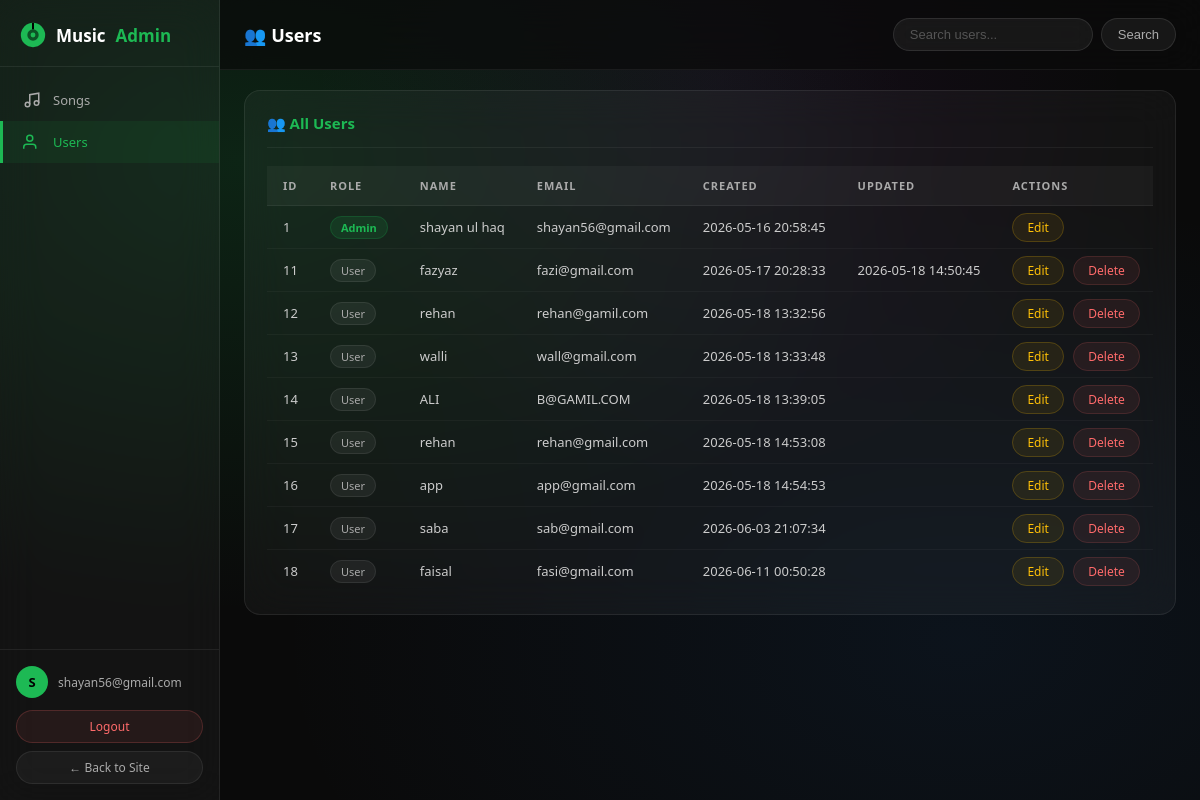
/admin.php?section=users (signed in), run on an earlier commit of the app's database.
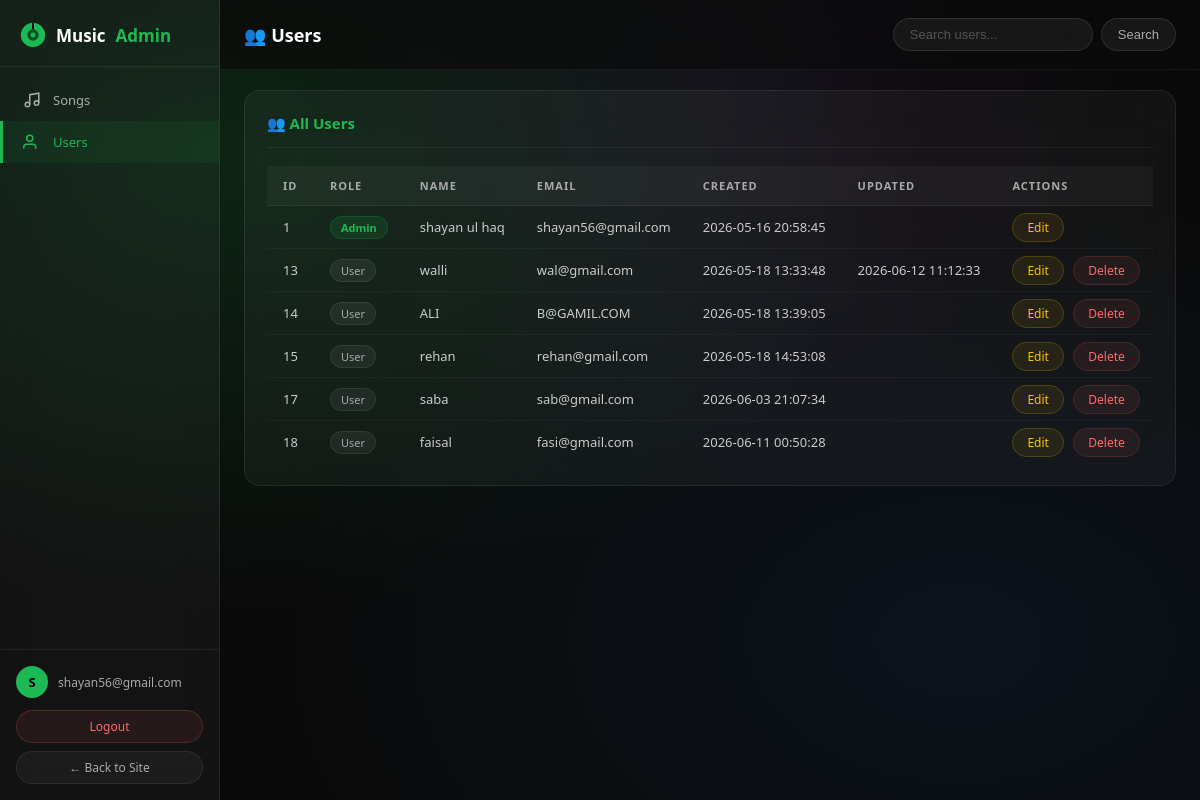
And on a later commit of the database.
### tables this page shows
CREATE TABLE `userdetails` (
  `id` int(11) NOT NULL,
  `rol_id` int(11) DEFAULT NULL,
  `u_name` varchar(100) NOT NULL,
  `u_email` varchar(100) NOT NULL,
  `u_pass` varchar(100) DEFAULT NULL,
  `created_at` timestamp NOT NULL DEFAULT current_timestamp(),
  `update_at` timestamp NULL DEFAULT NULL
);

### admin.php (the view, shortened to what this page needs)
<?php
include("connection.php");
if (isset($_GET['search'])) {
    $search   = $_GET['search'];
    $usersRes = mysqli_query($conn, "SELECT * FROM userdetails WHERE u_name LIKE '%$search%'");
} else {
    $usersRes = mysqli_query($conn, "SELECT * FROM userdetails");
}
$section = isset($_GET['section']) ? $_GET['section'] : 'songs';
?>
<!DOCTYPE html>
<html lang="en">
<head>
    <link rel="stylesheet" href="css/admin.css">
</head>
<body>
    <div class="admin-layout">
        <aside class="admin-sidebar">
            <div class="admin-brand">
                <svg viewBox="0 0 32 32" fill="none" width="26" height="26">
                    <circle cx="16" cy="16" r="15" fill="#1db954" />
                    <circle cx="16" cy="16" r="7" fill="#000" opacity="0.55" />
                    <circle cx="16" cy="16" r="3" fill="#1db954" />
                    <line x1="16" y1="1" x2="16" y2="9" stroke="#000" stroke-width="2.5" />
                </svg>
                Music<span>Admin</span>
            </div>
            <nav class="admin-nav">
                <a href="admin.php?section=songs" class="admin-nav-item <?php if ($section == 'songs') echo 'active'; ?>">
                    <svg viewBox="0 0 24 24" fill="none" stroke="currentColor" stroke-width="2" width="18" height="18">
                        <path d="M9 18V5l12-2v13" />
                        <circle cx="6" cy="18" r="3" />
                        <circle cx="18" cy="16" r="3" />
                    </svg>
                    Songs
                </a>
                <a href="admin.php?section=users" class="admin-nav-item <?php if ($section == 'users') echo 'active'; ?>">
                    <svg viewBox="0 0 24 24" fill="none" stroke="currentColor" stroke-width="2" width="18" height="18">
                        <path d="M17 21v-2a4 4 0 00-4-4H5a4 4 0 00-4 4v2" />
                        <circle cx="9" cy="7" r="4" />
                    </svg>
                    Users
                </a>
            </nav>
            <div class="admin-sidebar-bottom">
                <?php if (isset($_SESSION['loginedin'])) { ?>
                    <div class="admin-user-info">
                        <div class="admin-user-avatar">
                            <?php echo strtoupper(substr($_SESSION['loginemail'], 0, 1)); ?>
                        </div>
                        <div class="admin-user-email"><?php echo $_SESSION['loginemail']; ?></div>
                    </div>
                    <a href="logout.php" class="btn-logout">Logout</a>
                    <a href="index.php" class="btn-home">← Back to Site</a>
                <?php } ?>
            </div>
        </aside>
        <main class="admin-main">
            <div class="admin-topbar">
                <div class="admin-page-title">
                    <?php if ($section == 'songs') {
                        echo '🎵 Songs';
                    } else {
                        echo '👥 Users';
                    } ?>
                </div>
                <?php if ($section == 'users') { ?>
                    <form action="" method="get" class="admin-search-form">
                        <input class="admin-search" name="search" type="search"
                            placeholder="Search users..."
                            value="<?php echo isset($_GET['search']) ? $_GET['search'] : ''; ?>">
                        <button class="btn-search" type="submit">Search</button>
                    </form>
                <?php } ?>
            </div>
            <?php if ($section == 'users') { ?>
                <div class="admin-card">
                    <div class="admin-card-title">👥 All Users</div>
                    <div class="table-wrap">
                        <table class="admin-table">
                            <thead>
                                <tr>
                                    <th>ID</th>
                                    <th>Role</th>
                                    <th>Name</th>
                                    <th>Email</th>
                                    <th>Created</th>
                                    <th>Updated</th>
                                    <th>Actions</th>
                                </tr>
                            </thead>
                            <tbody>
                                <?php while ($row = mysqli_fetch_assoc($usersRes)) { ?>
                                    <tr>
                                        <td><?php echo $row['id']; ?></td>
                                        <td>
                                            <?php if ($row['rol_id'] == 2) { ?>
                                                <span class="badge-admin">Admin</span>
                                            <?php } else { ?>
                                                <span class="badge-user">User</span>
                                            <?php } ?>
                                        </td>
                                        <td><?php echo $row['u_name']; ?></td>
                                        <td><?php echo $row['u_email']; ?></td>
                                        <td><?php echo $row['created_at']; ?></td>
                                        <td><?php echo $row['update_at']; ?></td>
                                        <td>
                                            <a href="edit.php?id=<?php echo $row['id']; ?>" class="btn-edit">Edit</a>
                                            <?php if ($_SESSION['user_id'] != $row['id']) { ?>
                                                <a href="delete.php?id=<?php echo $row['id']; ?>"
                                                    class="btn-delete"
                                                    onclick="return confirm('Are you sure?')">Delete</a>
                                            <?php } ?>
                                        </td>
                                    </tr>
                                <?php } ?>
                            </tbody>
                        </table>
                    </div>
                </div>
            <?php } ?>
        </main>
    </div>
</body>
</html>

What changed in the data, as far as the page shows it:
removed userdetails: id "11", shows "User", u_name "fazyaz", u_email "fazi@gmail.com", created_at "2026-05-17 20:28:33", update_at "2026-05-18 14:50:45"
removed userdetails: id "12", shows "User", u_name "rehan", u_email "rehan@gamil.com", created_at "2026-05-18 13:32:56"
removed userdetails: id "16", shows "User", u_name "app", u_email "app@gmail.com", created_at "2026-05-18 14:54:53"
changed userdetails "walli": u_email "wall@gmail.com" → "wal@gmail.com"; update_at (not shown) → "2026-06-12 11:12:33"
